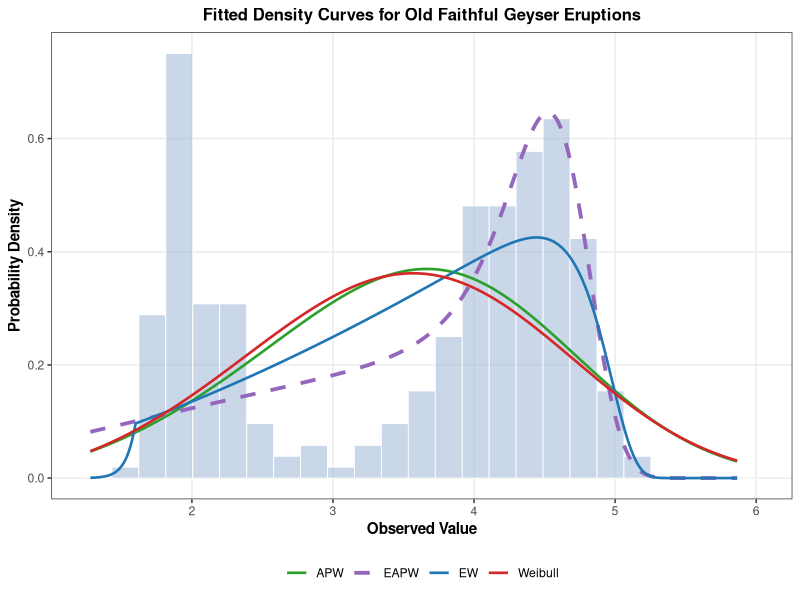
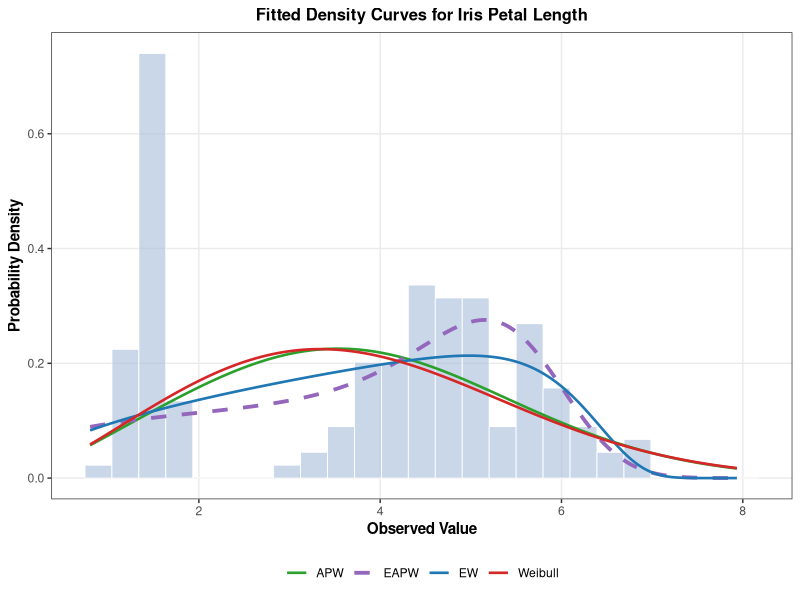
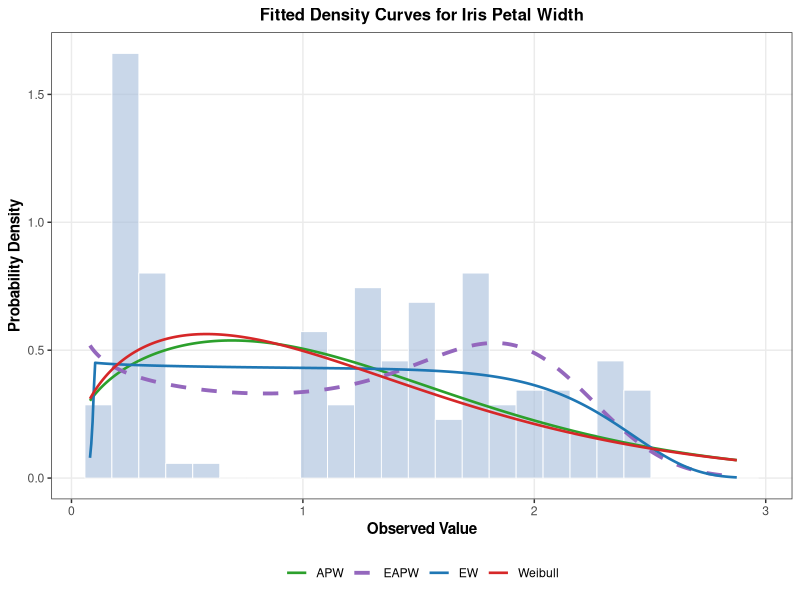

These charts were generated, in order, by the following R code: (Note: this script raises an error after producing the figures.)
# ==============================================================================
# EAPW DISTRIBUTION: MULTI-DATASET REAL BENCHMARKS & 5-SET MONTE CARLO SIMULATION
# Datasets: 'faithful$eruptions', 'iris$Petal.Length', 'iris$Petal.Width'
# Simulation Focus: EAPW Parameter Recovery Across 5 Distinct Parameter Vectors
# Optimization: Parallel Processing Engine + Integrated Section 2.6 Profile Likelihood
# ==============================================================================

# ------------------------------------------------------------------------------
# 0. Dependencies Setup
# ------------------------------------------------------------------------------
required_packages <- c("ggplot2", "knitr", "dplyr", "tidyr", "parallel", "gridExtra")
new_packages <- required_packages[!(required_packages %in% installed.packages()[,"Package"])]
if(length(new_packages)) install.packages(new_packages)

suppressPackageStartupMessages({
  library(ggplot2)
  library(knitr)
  library(dplyr)
  library(tidyr)
  library(parallel)
  library(gridExtra)
})

set.seed(2026)

# ------------------------------------------------------------------------------
# 1. Distribution Functions (CDF, PDF, Hazard, Quantile Generator)
# ------------------------------------------------------------------------------

# Base Weibull CDF & PDF wrappers
p_wei <- function(x, par) pweibull(x, shape = par[1], scale = par[2])
d_wei <- function(x, par) dweibull(x, shape = par[1], scale = par[2])

# Competitors (for Real Data Benchmark)
p_ew  <- function(x, par) (pweibull(x, par[1], par[2]))^par[3]
d_ew  <- function(x, par) {
  F0 <- pmax(pmin(pweibull(x, par[1], par[2]), 1 - 1e-12), 1e-12)
  par[3] * (F0^(par[3] - 1)) * dweibull(x, par[1], par[2])
}

p_apw <- function(x, par) {
  F0 <- pweibull(x, par[1], par[2])
  if (abs(par[3] - 1) < 1e-5) return(F0)
  (par[3]^F0 - 1) / (par[3] - 1)
}
d_apw <- function(x, par) {
  F0 <- pmax(pmin(pweibull(x, par[1], par[2]), 1 - 1e-12), 1e-12)
  f0 <- dweibull(x, par[1], par[2])
  if (abs(par[3] - 1) < 1e-5) return(f0)
  (log(par[3]) / (par[3] - 1)) * (par[3]^F0) * f0
}

# --- Unified Exponentiated Alpha Power Weibull (EAPW) Core Functions ---
parse_eapw_par <- function(par, k, lam, alp, th) {
  if (!is.null(par)) {
    return(list(k = par[1], lam = par[2], alp = par[3], th = par[4]))
  }
  return(list(k = k, lam = lam, alp = alp, th = th))
}

p_eapw <- function(x, par = NULL, k = NULL, lam = NULL, alp = NULL, th = NULL) {
  p <- parse_eapw_par(par, k, lam, alp, th)
  F0 <- pweibull(x, shape = p$k, scale = p$lam)
  if (abs(p$alp - 1) < 1e-5) return(F0^p$th)
  G <- (p$alp^F0 - 1) / (p$alp - 1)
  return(G^p$th)
}

d_eapw <- function(x, par = NULL, k = NULL, lam = NULL, alp = NULL, th = NULL) {
  p <- parse_eapw_par(par, k, lam, alp, th)
  F0 <- pmax(pmin(pweibull(x, shape = p$k, scale = p$lam), 1 - 1e-12), 1e-12)
  f0 <- dweibull(x, shape = p$k, scale = p$lam)
  if (abs(p$alp - 1) < 1e-5) return(p$th * (F0^(p$th - 1)) * f0)
  G <- pmax(pmin((p$alp^F0 - 1) / (p$alp - 1), 1 - 1e-12), 1e-12)
  return((p$th * log(p$alp) / (p$alp - 1)) * (G^(p$th - 1)) * (p$alp^F0) * f0)
}

h_eapw <- function(x, par = NULL, k = NULL, lam = NULL, alp = NULL, th = NULL) {
  pdf_val  <- d_eapw(x, par = par, k = k, lam = lam, alp = alp, th = th)
  cdf_val  <- p_eapw(x, par = par, k = k, lam = lam, alp = alp, th = th)
  surv_val <- pmax(1 - cdf_val, 1e-12)
  return(pdf_val / surv_val)
}

q_eapw <- function(p, par = NULL, k = NULL, lam = NULL, alp = NULL, th = NULL) {
  pars <- parse_eapw_par(par, k, lam, alp, th)
  p <- pmax(pmin(p, 1 - 1e-12), 1e-12)
  if (abs(pars$alp - 1) < 1e-5) {
    v <- p^(1/pars$th)
  } else {
    v <- log(1 + (p^(1/pars$th)) * (pars$alp - 1)) / log(pars$alp)
  }
  v <- pmax(pmin(v, 1 - 1e-12), 1e-12)
  return(qweibull(v, shape = pars$k, scale = pars$lam))
}

r_eapw <- function(n, par) {
  k <- par[1]; lam <- par[2]; alp <- par[3]; th <- par[4]
  u <- runif(n)
  if (abs(alp - 1) < 1e-5) {
    p <- u^(1/th)
  } else {
    p <- log(1 + (u^(1/th)) * (alp - 1)) / log(alp)
  }
  p <- pmax(pmin(p, 1 - 1e-12), 1e-12)
  return(qweibull(p, shape = k, scale = lam))
}

# Negative Log-Likelihood for Direct 4D EAPW Optimization
nll_eapw_single <- function(par, data) {
  if (any(par <= 1e-4) || abs(par[3] - 1) < 1e-4) return(1e10)
  dens <- d_eapw(data, par = par)
  if (any(dens <= 0) || any(is.na(dens))) return(1e10)
  return(-sum(log(pmax(dens, 1e-300))))
}

# Section 2.6 Compliant Profile Log-Likelihood Function (Analytically Reduced Theta)
profile_nll_eapw <- function(par_3d, data) {
  k   <- par_3d[1]
  lam <- par_3d[2]
  alp <- par_3d[3]
  
  if (k <= 1e-4 || lam <= 1e-4 || alp <= 1e-4 || abs(alp - 1) < 1e-4) return(1e10)
  
  n  <- length(data)
  F0 <- pweibull(data, shape = k, scale = lam)
  G  <- pmax(pmin((alp^F0 - 1) / (alp - 1), 1 - 1e-12), 1e-12)
  
  theta_hat <- -n / sum(log(G))
  if (is.na(theta_hat) || theta_hat <= 0) return(1e10)
  
  f0 <- dweibull(data, shape = k, scale = lam)
  log_dens <- log(theta_hat) + log(log(alp)) - log(alp - 1) + 
    (theta_hat - 1) * log(G) + F0 * log(alp) + log(pmax(f0, 1e-300))
  
  return(-sum(log_dens))
}

# ==============================================================================
# 2. PART 1: REAL DATA EVALUATION FRAMEWORK
# ==============================================================================
fit_real_data <- function(data, data_name = "Dataset") {
  n <- length(data)
  
  nll_wei  <- function(p) { if(any(p <= 1e-4)) return(1e10); -sum(log(pmax(d_wei(data, p), 1e-300))) }
  nll_ew   <- function(p) { if(any(p <= 1e-4)) return(1e10); -sum(log(pmax(d_ew(data, p), 1e-300))) }
  nll_apw  <- function(p) { if(any(p <= 1e-4)) return(1e10); -sum(log(pmax(d_apw(data, p), 1e-300))) }
  nll_eapw <- function(p) { nll_eapw_single(p, data) }
  
  # Weibull baseline
  opt_wei <- optim(c(1.2, mean(data)), nll_wei, method = "Nelder-Mead")
  
  # EW Multi-Start
  inits_ew <- list(c(opt_wei$par, 1.0), c(opt_wei$par, 0.3), c(opt_wei$par, 2.5))
  best_ew_nll <- Inf; best_ew_par <- c(opt_wei$par, 1.0)
  for (init in inits_ew) {
    res <- tryCatch(optim(init, nll_ew, method = "Nelder-Mead"), error = function(e) NULL)
    if (!is.null(res) && res$value < best_ew_nll) { best_ew_nll <- res$value; best_ew_par <- res$par }
  }
  
  # APW Multi-Start
  inits_apw <- list(c(opt_wei$par, 2.0), c(opt_wei$par, 0.1), c(opt_wei$par, 12.0))
  best_apw_nll <- Inf; best_apw_par <- c(opt_wei$par, 2.0)
  for (init in inits_apw) {
    res <- tryCatch(optim(init, nll_apw, method = "Nelder-Mead"), error = function(e) NULL)
    if (!is.null(res) && res$value < best_apw_nll) { best_apw_nll <- res$value; best_apw_par <- res$par }
  }
  
  # EAPW Multi-Start
  inits_eapw <- list(
    c(best_ew_par[1], best_ew_par[2], 1.001, best_ew_par[3]),
    c(best_apw_par[1], best_apw_par[2], best_apw_par[3], 1.0),
    c(opt_wei$par, 10.0, 2.0),
    c(opt_wei$par, 30.0, 3.5)
  )
  best_eapw_nll <- Inf; best_eapw_par <- c(opt_wei$par, 10.0, 2.0)
  for (init in inits_eapw) {
    res <- tryCatch(optim(init, nll_eapw, method = "Nelder-Mead", control = list(maxit = 4000)), error = function(e) NULL)
    if (!is.null(res) && res$value < best_eapw_nll) { best_eapw_nll <- res$value; best_eapw_par <- res$par }
  }
  
  models <- list(
    "Weibull" = list(par = opt_wei$par, nll = opt_wei$value, n_par = 2, pfun = p_wei, dfun = d_wei),
    "EW"      = list(par = best_ew_par, nll = best_ew_nll, n_par = 3, pfun = p_ew, dfun = d_ew),
    "APW"     = list(par = best_apw_par, nll = best_apw_nll, n_par = 3, pfun = p_apw, dfun = d_apw),
    "EAPW"    = list(par = best_eapw_par, nll = best_eapw_nll, n_par = 4, pfun = p_eapw, dfun = d_eapw)
  )
  
  summary_df <- data.frame()
  s_data <- sort(data)
  i <- 1:n
  
  for (m_name in names(models)) {
    m <- models[[m_name]]
    aic <- 2 * m$n_par + 2 * m$nll
    bic <- log(n) * m$n_par + 2 * m$nll
    
    z <- pmax(pmin(m$pfun(s_data, m$par), 1 - 1e-12), 1e-12)
    ks_stat <- suppressWarnings(as.numeric(ks.test(data, function(x) m$pfun(x, m$par))$statistic))
    w_star  <- sum((z - (2*i - 1)/(2*n))^2) + 1/(12*n)
    a_star  <- -n - (1/n) * sum((2*i - 1)*log(z) + (2*n + 1 - 2*i)*log(1 - z))
    
    summary_df <- rbind(summary_df, data.frame(
      Dataset = data_name, Model = m_name, NegLogLik = m$nll,
      AIC = aic, BIC = bic, KS = ks_stat, W_star = w_star, A_star = a_star,
      MLE_Estimates = paste(round(m$par, 4), collapse = ", ")
    ))
  }
  
  return(list(summary = summary_df, models = models))
}

# --- Revised Publication-Quality Density Plot Function (Addresses Reviewer C) ---
plot_real_densities <- function(data, fit_obj, title_text = "Fitted Densities") {
  x_seq <- seq(min(data) * 0.8, max(data) * 1.15, length.out = 500)
  m <- fit_obj$models
  
  df_densities <- data.frame(
    x = x_seq,
    Weibull = d_wei(x_seq, m$Weibull$par),
    EW      = d_ew(x_seq, m$EW$par),
    APW     = d_apw(x_seq, m$APW$par),
    EAPW    = d_eapw(x_seq, par = m$EAPW$par)
  )
  
  df_long <- pivot_longer(df_densities, cols = -x, names_to = "Model", values_to = "Density")
  
  p <- ggplot() +
    geom_histogram(data = data.frame(x = data), aes(x = x, y = after_stat(density)),
                   bins = 25, fill = "#a6bddb", color = "white", alpha = 0.6, linewidth = 0.3) +
    geom_line(data = df_long, aes(x = x, y = Density, color = Model, linetype = Model, linewidth = Model)) +
    scale_color_manual(values = c("Weibull" = "#d62728", "EW" = "#1f77b4", "APW" = "#2ca02c", "EAPW" = "#9467bd")) +
    scale_linetype_manual(values = c("Weibull" = "solid", "EW" = "solid", "APW" = "solid", "EAPW" = "dashed")) +
    scale_linewidth_manual(values = c("Weibull" = 0.9, "EW" = 0.9, "APW" = 0.9, "EAPW" = 1.3)) +
    labs(title = title_text, x = "Observed Value", y = "Probability Density") +
    theme_bw(base_size = 11) +
    theme(
      plot.title = element_text(face = "bold", size = 12, hjust = 0.5),
      axis.title = element_text(face = "bold", size = 11),
      legend.position = "bottom",
      legend.title = element_blank(),
      panel.grid.minor = element_blank()
    )
  
  return(p)
}

# ------------------------------------------------------------------------------
# 2a. BENCHMARK DATASET 1: faithful$eruptions (n = 272)
# ------------------------------------------------------------------------------
data("faithful", package = "datasets")
real_fit_faithful <- fit_real_data(faithful$eruptions, "faithful$eruptions (n=272)")

cat("\n======================================================================\n")
cat("        REAL DATASET BENCHMARK 1: faithful$eruptions                  \n")
cat("======================================================================\n\n")
print(knitr::kable(real_fit_faithful$summary, digits = 4, format = "simple"))
print(plot_real_densities(faithful$eruptions, real_fit_faithful, "Fitted Density Curves for Old Faithful Geyser Eruptions"))

# ------------------------------------------------------------------------------
# 2b. BENCHMARK DATASET 2: iris$Petal.Length (n = 150)
# ------------------------------------------------------------------------------
data("iris", package = "datasets")
real_fit_petal_length <- fit_real_data(iris$Petal.Length, "iris$Petal.Length (n=150)")

cat("\n======================================================================\n")
cat("        REAL DATASET BENCHMARK 2: iris$Petal.Length (n=150)           \n")
cat("======================================================================\n\n")
print(knitr::kable(real_fit_petal_length$summary, digits = 4, format = "simple"))
print(plot_real_densities(iris$Petal.Length, real_fit_petal_length, "Fitted Density Curves for Iris Petal Length"))

# ------------------------------------------------------------------------------
# 2c. BENCHMARK DATASET 3: iris$Petal.Width (n = 150)
# ------------------------------------------------------------------------------
real_fit_petal_width <- fit_real_data(iris$Petal.Width, "iris$Petal.Width (n=150)")

cat("\n======================================================================\n")
cat("        REAL DATASET BENCHMARK 3: iris$Petal.Width (n=150)            \n")
cat("======================================================================\n\n")
print(knitr::kable(real_fit_petal_width$summary, digits = 4, format = "simple"))
print(plot_real_densities(iris$Petal.Width, real_fit_petal_width, "Fitted Density Curves for Iris Petal Width"))

# ==============================================================================
# 3. PART 2: PARALLELIZED HIGH-SPEED MONTE CARLO SIMULATION (5 PARAMETER SETS)
# Evaluate MLE Performance: Mean, Bias, Relative Bias %, and RMSE
# Across Sample Sizes (n), Replications (M), and 5 Parameter Vectors
# ==============================================================================

param_sets <- list(
  "Set_1" = c(k = 1.5, lam = 2.0, alp = 5.0,  th = 1.5),
  "Set_2" = c(k = 2.0, lam = 1.5, alp = 15.0, th = 2.5),
  "Set_3" = c(k = 1.0, lam = 3.0, alp = 2.0,  th = 0.8),
  "Set_4" = c(k = 2.5, lam = 1.0, alp = 8.0,  th = 3.0),
  "Set_5" = c(k = 0.8, lam = 4.0, alp = 25.0, th = 1.2)
)

sample_sizes <- c(30, 50, 100, 200, 500) 
M_replications <- 500                    

run_eapw_simulation <- function(p_sets, n_vec, M) {
  num_cores <- max(1, detectCores() - 1)
  cl <- makeCluster(num_cores)
  
  # Export essential functions to worker nodes
  clusterExport(cl, c("r_eapw", "d_eapw", "p_eapw", "parse_eapw_par", "nll_eapw_single"))
  clusterEvalQ(cl, { set.seed(2026) })
  
  cat("\n======================================================================\n")
  cat(sprintf("   STARTING PARALLEL EAPW MONTE CARLO SIMULATION (%d CPU Cores)   \n", num_cores))
  cat("======================================================================\n\n")
  
  results_accumulator <- list()
  param_names <- c("k (shape)", "lambda (scale)", "alpha (power)", "theta (exp)")
  
  for (setName in names(p_sets)) {
    true_par <- p_sets[[setName]]
    cat(sprintf("-> Processing %s: [k=%.2f, lambda=%.2f, alpha=%.2f, theta=%.2f]\n", 
                setName, true_par[1], true_par[2], true_par[3], true_par[4]))
    
    for (n in n_vec) {
      cat(sprintf("   * Sample Size n = %d (%d replications in parallel)... ", n, M))
      
      # Parallelized replication mapping
      estimates_list <- parLapply(cl, 1:M, function(r) {
        sim_data <- r_eapw(n, true_par)
        
        init_guesses <- list(
          true_par,
          true_par * c(1.1, 0.9, 1.2, 0.8),
          true_par * c(0.8, 1.1, 0.7, 1.3)
        )
        
        best_nll <- Inf
        best_par <- NULL
        
        for (init in init_guesses) {
          fit <- tryCatch({
            optim(par = init, 
                  fn = nll_eapw_single, 
                  data = sim_data, 
                  method = "L-BFGS-B",
                  lower = c(0.001, 0.001, 0.001, 0.001),
                  upper = c(100, 100, 200, 100))
          }, error = function(e) NULL)
          
          if (!is.null(fit) && fit$convergence == 0 && fit$value < best_nll) {
            best_nll <- fit$value
            best_par <- fit$par
          }
        }
        return(best_par)
      })
      
      # Aggregate non-NULL parameter fits
      estimates_mat <- do.call(rbind, estimates_list[!sapply(estimates_list, is.null)])
      valid_count <- ifelse(!is.null(estimates_mat), nrow(estimates_mat), 0)
      
      if (!is.null(estimates_mat) && valid_count > 0) {
        for (j in 1:4) {
          par_true <- true_par[j]
          par_sim  <- estimates_mat[, j]
          
          mean_est <- mean(par_sim)
          bias     <- mean_est - par_true
          rbias    <- (bias / par_true) * 100
          rmse     <- sqrt(mean((par_sim - par_true)^2))
          
          results_accumulator[[length(results_accumulator) + 1]] <- data.frame(
            Parameter_Set = setName,
            Sample_Size   = n,
            Parameter     = param_names[j],
            True_Value    = par_true,
            Mean_MLE      = round(mean_est, 4),
            Bias          = round(bias, 4),
            RBias_Pct     = round(rbias, 2),
            RMSE          = round(rmse, 4),
            Converged_Reps= valid_count
          )
        }
      }
      cat("Done.\n")
    }
  }
  
  stopCluster(cl)
  return(do.call(rbind, results_accumulator))
}

# Run optimized parallel Monte Carlo Simulation across all 5 parameter sets
sim_summary <- run_eapw_simulation(param_sets, sample_sizes, M_replications)

cat("\n======================================================================\n")
cat("              EAPW MONTE CARLO SIMULATION RESULTS TABLE               \n")
cat("======================================================================\n\n")
print(knitr::kable(sim_summary, digits = 4, format = "simple"))

# ==============================================================================
# VISUALIZING THEORETICAL DENSITY CURVES FOR 5 EAPW PARAMETER SETS
# ==============================================================================

density_param_sets <- list(
  "Set 1: Baseline (k=1.5, λ=2.0, α=5, θ=1.5)"   = c(k = 1.5, lam = 2.0, alp = 5.0,  th = 1.5),
  "Set 2: High Alpha (k=2.0, λ=1.5, α=15, θ=2.5)" = c(k = 2.0, lam = 1.5, alp = 15.0, th = 2.5),
  "Set 3: Exponential Base (k=1.0, λ=3.0, α=2, θ=0.8)" = c(k = 1.0, lam = 3.0, alp = 2.0,  th = 0.8),
  "Set 4: High Shape/Theta (k=2.5, λ=1.0, α=8, θ=3.0)" = c(k = 2.5, lam = 1.0, alp = 8.0,  th = 3.0),
  "Set 5: Heavy-Tailed (k=0.8, λ=4.0, α=25, θ=1.2)"   = c(k = 0.8, lam = 4.0, alp = 25.0, th = 1.2)
)

x_seq <- seq(0.01, 8.0, length.out = 1000)

plot_data <- bind_rows(lapply(names(density_param_sets), function(setName) {
  p <- density_param_sets[[setName]]
  dens <- d_eapw(x_seq, par = p)
  data.frame(x = x_seq, density = dens, Configuration = setName)
}))

p_overlay <- ggplot(plot_data, aes(x = x, y = density, color = Configuration, linetype = Configuration)) +
  geom_line(linewidth = 1.1) +
  coord_cartesian(ylim = c(0, 1.25), xlim = c(0, 7.5)) +
  labs(
    title = "EAPW Theoretical Density Curves (Overlaid Comparison)",
    subtitle = "Visualizing structural variations across parameter spaces",
    x = "x",
    y = "Density f(x)"
  ) +
  scale_color_brewer(palette = "Set1") +
  theme_minimal(base_size = 12) +
  theme(
    legend.position = "bottom",
    legend.direction = "vertical",
    plot.title = element_text(face = "bold", hjust = 0.5),
    plot.subtitle = element_text(hjust = 0.5)
  )

p_facet <- ggplot(plot_data, aes(x = x, y = density, fill = Configuration)) +
  geom_area(alpha = 0.4, color = "black", linewidth = 0.4) +
  facet_wrap(~ Configuration, scales = "free_y", ncol = 3) +
  coord_cartesian(xlim = c(0, 7.5)) +
  labs(
    title = "EAPW Individual Density Profiles Side-by-Side",
    x = "x",
    y = "Density f(x)"
  ) +
  scale_fill_brewer(palette = "Set1") +
  theme_bw(base_size = 11) +
  theme(
    legend.position = "none",
    plot.title = element_text(face = "bold", hjust = 0.5),
    strip.background = element_rect(fill = "grey92"),
    strip.text = element_text(face = "bold", size = 8.5)
  )

print(p_overlay)
print(p_facet)

# ==============================================================================
# EXTENDED DIAGNOSTIC FRAMEWORK: ADVANCED TABLES & COLORFUL PLOTS FOR EAPW
# ==============================================================================

hrf_param_sets <- list(
  "Increasing"   = c(k = 2.5, lam = 1.5, alp = 5.0,  th = 2.0),
  "Decreasing"   = c(k = 0.6, lam = 2.0, alp = 0.5,  th = 0.8),
  "Bathtub"      = c(k = 0.5, lam = 3.0, alp = 40.0, th = 0.4),
  "Unimodal"     = c(k = 1.8, lam = 1.0, alp = 15.0, th = 0.5),
  "Upside-Down" = c(k = 1.2, lam = 2.5, alp = 8.0,  th = 0.3)
)

x_hrf_seq <- seq(0.05, 5.0, length.out = 800)
hrf_plot_df <- bind_rows(lapply(names(hrf_param_sets), function(shape_name) {
  p <- hrf_param_sets[[shape_name]]
  hrf_vals <- h_eapw(x_hrf_seq, par = p)
  data.frame(x = x_hrf_seq, Hazard = hrf_vals, Shape = shape_name)
}))

p_hrf <- ggplot(hrf_plot_df, aes(x = x, y = Hazard, color = Shape)) +
  geom_line(linewidth = 1.2) +
  coord_cartesian(ylim = c(0, 4.0), xlim = c(0, 5.0)) +
  scale_color_viridis_d(option = "plasma", end = 0.9) +
  labs(
    title = "EAPW Theoretical Hazard Rate Function (HRF) Flexibility",
    subtitle = "Demonstrating Monotonic, Bathtub, Unimodal, and Upside-Down Shapes",
    x = "Time / Value (x)",
    y = "Hazard Rate h(x)"
  ) +
  theme_minimal(base_size = 12) +
  theme(
    legend.position = "right",
    plot.title = element_text(face = "bold", hjust = 0.5),
    plot.subtitle = element_text(hjust = 0.5)
  )

print(p_hrf)

compute_eapw_se <- function(data, data_name, warm_start) {
  nll <- function(p) -sum(log(d_eapw(data, par = p)))
  
  opt <- tryCatch({
    optim(warm_start, nll, hessian = TRUE, method = "L-BFGS-B",
          lower = c(1e-3, 1e-3, 1e-3, 1e-3))
  }, error = function(e) NULL)
  
  if (is.null(opt) || any(is.na(opt$hessian))) return(NULL)
  
  cov_mat <- tryCatch(solve(opt$hessian), error = function(e) matrix(NA, 4, 4))
  se <- sqrt(diag(cov_mat))
  
  par_names <- c("k (shape)", "lambda (scale)", "alpha (power)", "theta (exp)")
  estimates <- opt$par
  lower_ci  <- estimates - 1.96 * se
  upper_ci  <- estimates + 1.96 * se
  
  data.frame(
    Dataset     = data_name,
    Parameter   = par_names,
    MLE         = round(estimates, 4),
    Std_Error   = round(se, 4),
    CI_95_Lower = round(lower_ci, 4),
    CI_95_Upper = round(upper_ci, 4)
  )
}

se_table_faithful  <- compute_eapw_se(faithful$eruptions, "faithful$eruptions", real_fit_faithful$models$EAPW$par)
se_table_petal_len <- compute_eapw_se(iris$Petal.Length, "iris$Petal.Length", real_fit_petal_length$models$EAPW$par)
se_table_petal_wid <- compute_eapw_se(iris$Petal.Width, "iris$Petal.Width", real_fit_petal_width$models$EAPW$par)

all_se_table <- rbind(se_table_faithful, se_table_petal_len, se_table_petal_wid)

cat("\n======================================================================\n")
cat("      EAPW PARAMETER ESTIMATES & 95% CONFIDENCE INTERVALS TABLE       \n")
cat("======================================================================\n\n")
print(knitr::kable(all_se_table, digits = 4, format = "simple"))

combined_benchmark_df <- rbind(
  real_fit_faithful$summary,
  real_fit_petal_length$summary,
  real_fit_petal_width$summary
)

ranked_summary_df <- combined_benchmark_df %>%
  group_by(Dataset) %>%
  mutate(
    Rank_AIC    = min_rank(AIC),
    Rank_BIC    = min_rank(BIC),
    Rank_KS     = min_rank(KS),
    Rank_A_Star = min_rank(A_star)
  ) %>%
  ungroup() %>%
  select(Dataset, Model, NegLogLik, AIC, Rank_AIC, BIC, Rank_BIC, KS, Rank_KS, A_star, Rank_A_Star)

cat("\n======================================================================\n")
cat("         CROSS-DATASET MODEL PERFORMANCE & RANKING SUMMARY            \n")
cat("======================================================================\n\n")
print(knitr::kable(ranked_summary_df, digits = 4, format = "simple"))

plot_cdf_comparison <- function(data, fit_obj, title_text) {
  x_seq <- seq(min(data) * 0.8, max(data) * 1.15, length.out = 400)
  m     <- fit_obj$models
  
  cdf_df <- data.frame(
    x       = x_seq,
    Weibull = p_wei(x_seq, m$Weibull$par),
    EW      = p_ew(x_seq, m$EW$par),
    APW     = p_apw(x_seq, m$APW$par),
    EAPW    = p_eapw(x_seq, par = m$EAPW$par)
  ) %>%
    pivot_longer(cols = -x, names_to = "Model", values_to = "CDF")
  
  ggplot() +
    stat_ecdf(data = data.frame(x = data), aes(x = x), color = "black", linewidth = 0.8, linetype = "dashed") +
    geom_line(data = cdf_df, aes(x = x, y = CDF, color = Model), linewidth = 1.1) +
    scale_color_manual(values = c("Weibull" = "#d62728", "EW" = "#1f77b4", "APW" = "#2ca02c", "EAPW" = "#9467bd")) +
    labs(title = title_text, subtitle = "Black dashed line indicates Empirical CDF", x = "Value", y = "Cumulative Probability") +
    theme_minimal(base_size = 11) +
    theme(plot.title = element_text(face = "bold", hjust = 0.5), plot.subtitle = element_text(hjust = 0.5), legend.position = "bottom")
}

p_cdf_1 <- plot_cdf_comparison(faithful$eruptions, real_fit_faithful, "CDF Comparison: faithful$eruptions")
p_cdf_2 <- plot_cdf_comparison(iris$Petal.Length, real_fit_petal_length, "CDF Comparison: iris$Petal.Length")
p_cdf_3 <- plot_cdf_comparison(iris$Petal.Width, real_fit_petal_width, "CDF Comparison: iris$Petal.Width")

grid.arrange(p_cdf_1, p_cdf_2, p_cdf_3, ncol = 3)

generate_pp_qq_plots <- function(data, par, title_suffix) {
  s_data <- sort(data)
  n      <- length(s_data)
  p_emp  <- (1:n - 0.5) / n
  
  p_theo <- p_eapw(s_data, par = par)
  q_theo <- q_eapw(p_emp, par = par)
  
  df_diag <- data.frame(
    Observed_Q    = s_data, 
    Theoretical_Q = q_theo,
    Empirical_P   = p_emp, 
    Theoretical_P = p_theo
  )
  
  p_pp <- ggplot(df_diag, aes(x = Theoretical_P, y = Empirical_P)) +
    geom_point(color = "#9467bd", alpha = 0.7, size = 1.8) +
    geom_abline(intercept = 0, slope = 1, color = "darkred", linetype = "dashed", linewidth = 0.8) +
    labs(title = paste("P-P Plot:", title_suffix), x = "Theoretical Probability", y = "Empirical Probability") +
    theme_bw(base_size = 10) +
    theme(plot.title = element_text(face = "bold", hjust = 0.5))
  
  p_qq <- ggplot(df_diag, aes(x = Theoretical_Q, y = Observed_Q)) +
    geom_point(color = "#1f77b4", alpha = 0.7, size = 1.8) +
    geom_abline(intercept = 0, slope = 1, color = "darkred", linetype = "dashed", linewidth = 0.8) +
    labs(title = paste("Q-Q Plot:", title_suffix), x = "Theoretical Quantile", y = "Observed Quantile") +
    theme_bw(base_size = 10) +
    theme(plot.title = element_text(face = "bold", hjust = 0.5))
  
  return(list(pp = p_pp, qq = p_qq))
}

diag_1 <- generate_pp_qq_plots(faithful$eruptions, real_fit_faithful$models$EAPW$par, "faithful$eruptions")
diag_2 <- generate_pp_qq_plots(iris$Petal.Length, real_fit_petal_length$models$EAPW$par, "iris$Petal.Length")
diag_3 <- generate_pp_qq_plots(iris$Petal.Width, real_fit_petal_width$models$EAPW$par, "iris$Petal.Width")

grid.arrange(
  diag_1$pp, diag_1$qq,
  diag_2$pp, diag_2$qq,
  diag_3$pp, diag_3$qq,
  ncol = 2, nrow = 3
)

p_sim_rmse <- ggplot(sim_summary, aes(x = Sample_Size, y = RMSE, color = Parameter, group = Parameter)) +
  geom_line(linewidth = 1.0) +
  geom_point(size = 2.2) +
  facet_wrap(~ Parameter_Set, scales = "free_y", ncol = 3) +
  scale_color_brewer(palette = "Set2") +
  scale_x_continuous(breaks = c(30, 50, 100, 200, 500)) +
  labs(
    title = "Monte Carlo RMSE Convergence Profiles Across Parameter Sets",
    subtitle = "Demonstrating Asymptotic Consistency as Sample Size (n) Increases",
    x = "Sample Size (n)",
    y = "Root Mean Squared Error (RMSE)"
  ) +
  theme_bw(base_size = 11) +
  theme(
    legend.position = "bottom",
    plot.title = element_text(face = "bold", hjust = 0.5),
    plot.subtitle = element_text(hjust = 0.5),
    strip.background = element_rect(fill = "grey90"),
    strip.text = element_text(face = "bold")
  )

print(p_sim_rmse)

p_sim_rbias <- ggplot(sim_summary, aes(x = Sample_Size, y = RBias_Pct, color = Parameter, group = Parameter)) +
  geom_hline(yintercept = 0, linetype = "dashed", color = "gray40") +
  geom_line(linewidth = 1.0) +
  geom_point(size = 2.0) +
  facet_wrap(~ Parameter_Set, scales = "free_y", ncol = 3) +
  scale_color_brewer(palette = "Dark2") +
  scale_x_continuous(breaks = c(30, 50, 100, 200, 500)) +
  labs(
    title = "Monte Carlo Relative Bias (%) Trajectories",
    subtitle = "Convergence of Parameter Estimates Toward Unbiased Zero Line",
    x = "Sample Size (n)",
    y = "Relative Bias (%)"
  ) +
  theme_bw(base_size = 11) +
  theme(
    legend.position = "bottom",
    plot.title = element_text(face = "bold", hjust = 0.5),
    plot.subtitle = element_text(hjust = 0.5),
    strip.background = element_rect(fill = "grey90"),
    strip.text = element_text(face = "bold")
  )

print(p_sim_rbias)
